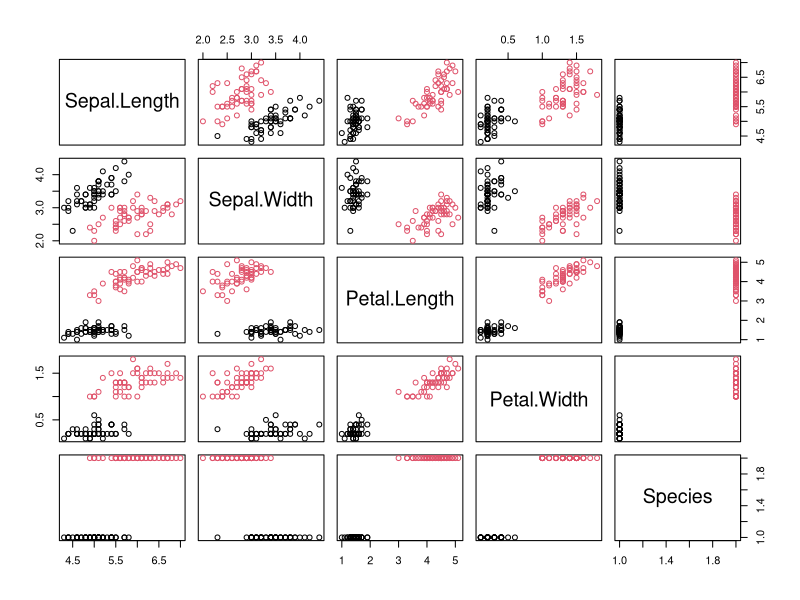

The R source for this figure:
# 이진 분류를 위해 3개의 범주를 보유한 iris의 Species를 두 개의 범주만 갖도록 도출
iris_bin1 <- subset(iris, Species == "setosa" | Species == "versicolor")
# 데이터 분할은 생략
str(iris_bin1)
# Species가 범주형(Factor) 변수로 setosa를 1로, versicolor를 2로 인식하고 있다.

# Species~.은 Species를 종속변수, 나머지 변수를 독립변수로 활용하겠다는 의미
# family = "binomial" glm을 로지스틱 회귀분석으로 사용하겠다는 의미
result <- glm(data = iris_bin1, Species ~ ., family = "binomial")
# "알고리즘이 수렴하지 않았습니다." 경고 문구는 control 값으로 조정가능
result <- glm(
  data = iris_bin1, Species ~ ., family = "binomial",
  control = list(maxit = 50)
)
# "적합된 확률 값들이 0 또는 1입니다." 경고 문구는 100%로 분류 가능을 의미

pairs(iris_bin1, col = iris_bin1$Species)
# 산점도에서 볼 수 있듯이 "setosa"와 "versicolor"는 Petal.Length와 Petal.Width에 의하여 완벽하게 분류될 수 있다.
# 따라서 Petal.Length와 Petal.Width가 독립변수로 포함되어 Species를 예측하고자 한다면 경고문구 "적합된 확률 값들이 0 또는 1입니다."를 계속해서 출력할 것이다.

result <- glm(
  data = iris_bin1, Species ~ Petal.Width, family = "binomial",
  control = list(maxit = 50)
)
result <- glm(
  data = iris_bin1, Species ~ Petal.Length, family = "binomial",
  control = list(maxit = 50)
)

# Petal.Length도 Petal.Width도 아닌 독립변수 활용
result <- glm(
  data = iris_bin1, Species ~ Sepal.Length, family = "binomial",
  control = list(maxit = 50)
)
summary(result)
# Null deviance: 절편만 포함한 모형의 완전 모형으로부터의 이탈도
# 값이 작을수록 완전 모형에 가깝다.
# Residual deviance: 독립변수들이 추가된 모형의 완전 모형으로부터의 이탈도
# 값이 작을수록 완전 모형에 가깝다.

# glm 함수를 활용한 로지스틱 회귀분석 결과는 p-value 값을 바로 알려주지 않는다.
# 따라서 p-value 값을 직접 구해서 모형의 기각 여부를 판단한다.
1 - pchisq(138.629, df = 99)
# p-value는 0.005302078로 유의수준 0.05하에서 기각
# 따라서 적합 결여 판정으로 절편만 포함한 모형은 완전모형에 가깝지 못하다.

1 - pchisq(64.211, df = 98)
# p-value는 0.9966935로 유의수준 0.05하에서 기각 불가
# 따라서 독립변수들이 포함된 모형은 완전모형에 가깝다.

# 즉, 위 모형이 관측된 자료를 잘 적합한다고 할 수 있다.
# 독립변수가 추가된 모형이 자료를 잘 설명하므로 각 계수에 대한 해석을 실시
# 절편(Intercept)에 대한 해석은 하지 않는다.
# Sepal.Length 회귀계수의 p-value가 3.28e-07로 유의수준 0.05보다 작다.
# 따라서 귀무가설 'H0: 회귀계수 = 0'을 기각
# Sepal.Length의 회귀계수 추정치는 5.140이다.
# Sepal.Length가 1 증가할 때 종속변수(y)가 1(setosa)에서 2(versicolor)일 확률이
# Odds 값이 exp(5.140) = 약 170배 증가함을 알 수 있다.
# Odds 값의 170배 증가는 versicolor일 확률이 170배 증가